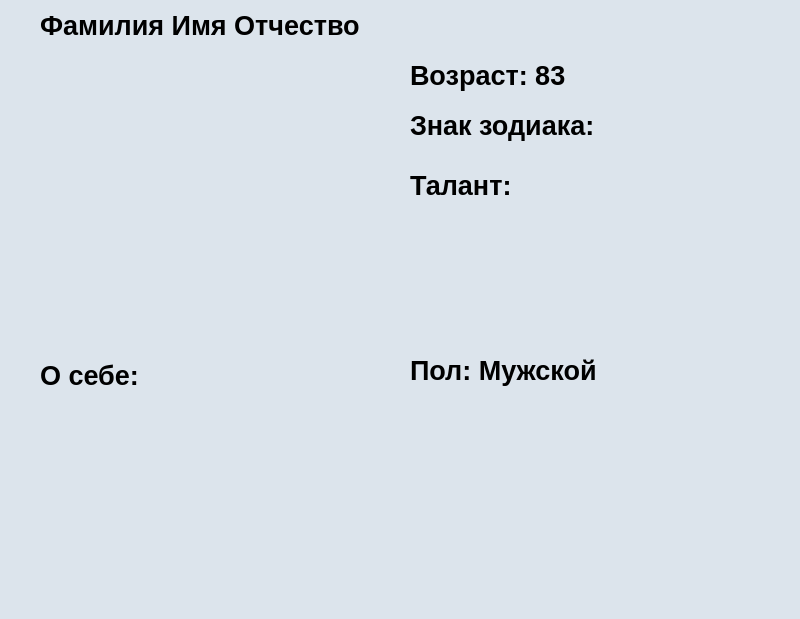
<?xml version="1.0" encoding="UTF-8"?>
<ui version="4.0">
 <class>MainWindow</class>
 <widget class="QMainWindow" name="MainWindow">
  <property name="geometry">
   <rect>
    <x>0</x>
    <y>0</y>
    <width>800</width>
    <height>619</height>
   </rect>
  </property>
  <property name="windowTitle">
   <string>MainWindow</string>
  </property>
  <property name="styleSheet">
   <string notr="true">background-color:rgb(220, 228, 236)</string>
  </property>
  <widget class="QWidget" name="centralwidget">
   <widget class="QLabel" name="label_pic">
    <property name="geometry">
     <rect>
      <x>50</x>
      <y>60</y>
      <width>261</width>
      <height>291</height>
     </rect>
    </property>
    <property name="text">
     <string/>
    </property>
   </widget>
   <widget class="QLabel" name="label_sex">
    <property name="geometry">
     <rect>
      <x>410</x>
      <y>350</y>
      <width>201</width>
      <height>41</height>
     </rect>
    </property>
    <property name="font">
     <font>
      <family>Segoe UI</family>
      <pointsize>20</pointsize>
      <weight>75</weight>
      <bold>true</bold>
     </font>
    </property>
    <property name="autoFillBackground">
     <bool>false</bool>
    </property>
    <property name="styleSheet">
     <string notr="true">color: #NH737M;</string>
    </property>
    <property name="text">
     <string>Пол: Мужской</string>
    </property>
   </widget>
   <widget class="QLabel" name="label_fio">
    <property name="geometry">
     <rect>
      <x>40</x>
      <y>0</y>
      <width>731</width>
      <height>51</height>
     </rect>
    </property>
    <property name="font">
     <font>
      <family>Segoe UI</family>
      <pointsize>20</pointsize>
      <weight>75</weight>
      <bold>true</bold>
     </font>
    </property>
    <property name="styleSheet">
     <string notr="true">color: #NH737M;</string>
    </property>
    <property name="text">
     <string>Фамилия Имя Отчество</string>
    </property>
   </widget>
   <widget class="QLabel" name="label_8">
    <property name="geometry">
     <rect>
      <x>410</x>
      <y>170</y>
      <width>131</width>
      <height>31</height>
     </rect>
    </property>
    <property name="font">
     <font>
      <family>Segoe UI</family>
      <pointsize>20</pointsize>
      <weight>75</weight>
      <bold>true</bold>
     </font>
    </property>
    <property name="styleSheet">
     <string notr="true">color: #NH737M;</string>
    </property>
    <property name="text">
     <string>Талант:</string>
    </property>
   </widget>
   <widget class="QLabel" name="label_zodiac">
    <property name="geometry">
     <rect>
      <x>410</x>
      <y>100</y>
      <width>361</width>
      <height>51</height>
     </rect>
    </property>
    <property name="font">
     <font>
      <family>Segoe UI</family>
      <pointsize>20</pointsize>
      <weight>75</weight>
      <bold>true</bold>
     </font>
    </property>
    <property name="styleSheet">
     <string notr="true">color: #NH737M;</string>
    </property>
    <property name="text">
     <string>Знак зодиака:</string>
    </property>
   </widget>
   <widget class="QLabel" name="label_9">
    <property name="geometry">
     <rect>
      <x>40</x>
      <y>360</y>
      <width>101</width>
      <height>31</height>
     </rect>
    </property>
    <property name="font">
     <font>
      <family>Segoe UI</family>
      <pointsize>20</pointsize>
      <weight>75</weight>
      <bold>true</bold>
     </font>
    </property>
    <property name="styleSheet">
     <string notr="true">color: #NH737M;</string>
    </property>
    <property name="text">
     <string>О себе:</string>
    </property>
   </widget>
   <widget class="QLabel" name="label_age">
    <property name="geometry">
     <rect>
      <x>410</x>
      <y>50</y>
      <width>241</width>
      <height>51</height>
     </rect>
    </property>
    <property name="font">
     <font>
      <family>Segoe UI</family>
      <pointsize>20</pointsize>
      <weight>75</weight>
      <bold>true</bold>
     </font>
    </property>
    <property name="styleSheet">
     <string notr="true">color: #NH737M;</string>
    </property>
    <property name="text">
     <string>Возраст: 83</string>
    </property>
   </widget>
   <widget class="QTextBrowser" name="textBrowser_2">
    <property name="geometry">
     <rect>
      <x>40</x>
      <y>400</y>
      <width>731</width>
      <height>561</height>
     </rect>
    </property>
    <property name="font">
     <font>
      <pointsize>18</pointsize>
     </font>
    </property>
    <property name="styleSheet">
     <string notr="true">QTextBrowser{border: 0px;}
</string>
    </property>
   </widget>
   <widget class="QTextBrowser" name="textBrowser">
    <property name="enabled">
     <bool>true</bool>
    </property>
    <property name="geometry">
     <rect>
      <x>410</x>
      <y>220</y>
      <width>301</width>
      <height>111</height>
     </rect>
    </property>
    <property name="font">
     <font>
      <pointsize>16</pointsize>
     </font>
    </property>
    <property name="autoFillBackground">
     <bool>true</bool>
    </property>
    <property name="styleSheet">
     <string notr="true">QTextBrowser{border: 0px;}</string>
    </property>
   </widget>
  </widget>
  <widget class="QStatusBar" name="statusbar"/>
 </widget>
 <resources/>
 <connections/>
</ui>
